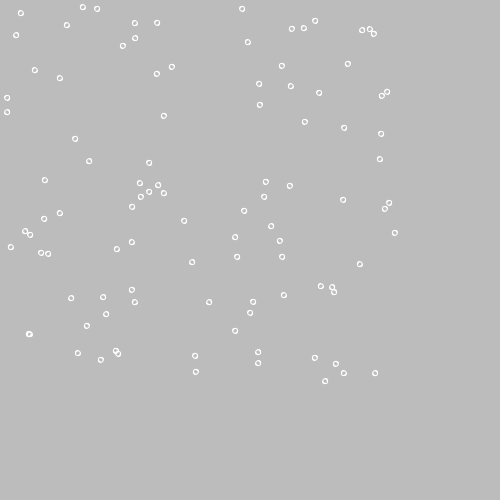
Frame 1 (no input)
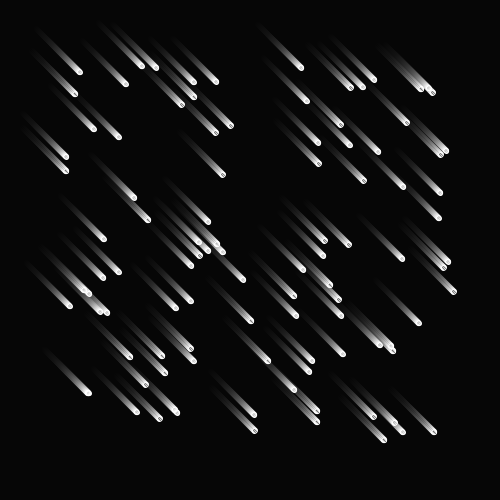
Frame 60 (the mouse pressed at the canvas centre just before this capture)
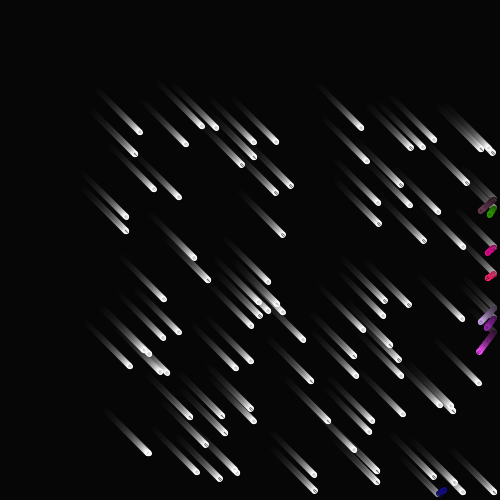
Frame 120 (the mouse held since frame 60 and released just before this capture)

The Processing sketch that drew these frames (run headless with seeded random() and noise(); from frame 60 on, the mouse is pressed at the canvas centre):

// Processing sketch: processing_43669
// ── processing_43669.pde

//bouncing rings in an array of one class!
//jmsaavedra 2010

boolean runStop = true;
float ballSize = 1;

Ball[] balls = new Ball[100];

void setup(){  
  size(500,500);
  smooth();
  
  for (int i=0; i<100; i++){
    balls[i] = new Ball(random(400),random(400));
  }
}

void draw(){
  
  fill(0,20);
  noStroke();
  rect(0,0,width,height);
  
  for (int i=0; i<balls.length; i++){
    balls[i].update();
    balls[i].checkSides();
    balls[i].display();
  }
}

class Ball {
  color ballColor = color(255,255,255);
 
  float ball_x;
  float ball_y;
  float speed_x = 1;
  float speed_y = 1;  
  
  Ball(float x, float y){
    ball_x = x;
    ball_y = y;
  }
  
  void update(){
    
    ball_x = ball_x + speed_x;
    ball_y = ball_y + speed_y;
  
  }
  
 void checkSides(){
      //check for hitting of walls
    if (ball_x > width-ballSize/2-5){
      ball_x = width-ballSize/2-5 - 1;
      speed_x = speed_x * -1;
      speed_x = speed_x + random(-0.5, 0.5);
      ballColor = color(random(255),random(255),random(255));
    }
    else if(ball_x < ballSize/2+5){
      ball_x = ballSize/2+5 + 1;
      speed_x = speed_x * -1;
      speed_x = speed_x + random(-0.5, 0.5);
      ballColor = color(random(255),random(255),random(255));  
    }    
      
    if (ball_y > height-ballSize/2-5){
      ball_y = height-ballSize/2-5 - 1;
      speed_y = speed_y * -1;
      speed_y = speed_y + random(-0.5, 0.5);
      ballColor = color(random(255),random(255),random(255));
    }
    else if(ball_y < ballSize/2+5){
      ball_y = ballSize/2+5 + 1;
      speed_y = speed_y * -1;
      speed_y = speed_y + random(-0.5, 0.5);
      ballColor = color(random(255),random(255),random(255));      
    }
  }
  
  /* --how to pull info OUT of our class
  float showX(){
    return(ball_x);
  }
  float showY(){
    return(ball_y);
  }*/
  
  void display(){
    stroke(ballColor);
    strokeWeight(5);
    noFill();
    ellipse(ball_x,ball_y, ballSize,ballSize);  
  }
}
